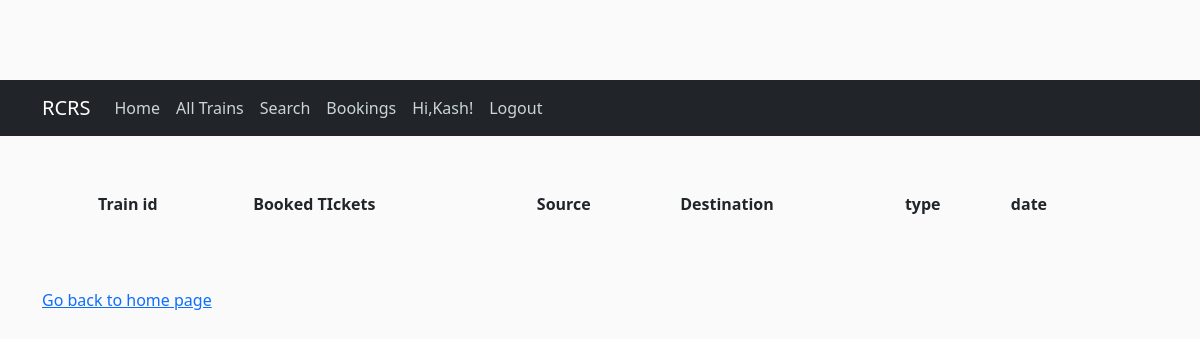
The app's page /all_booked/ (signed in), older data.
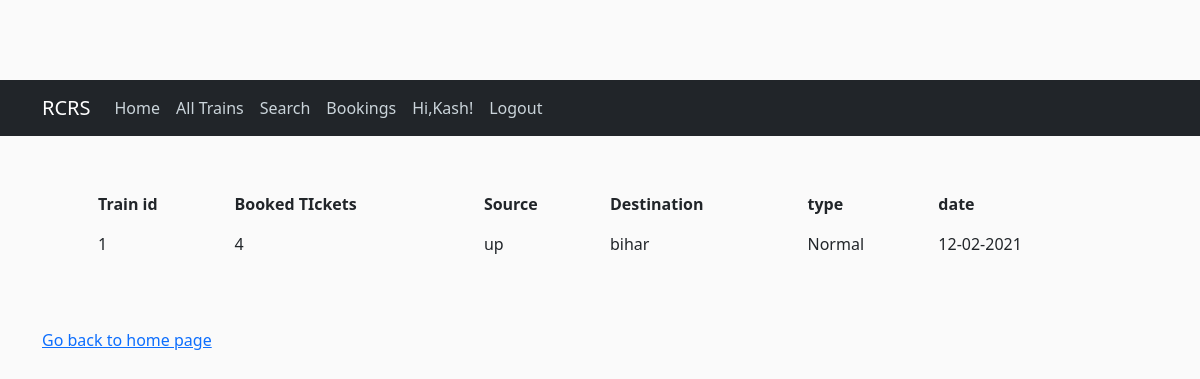
The same page, newer data.
### trains/models.py (models this page shows, shortened)
class Booking(models.Model):
    id = models.AutoField(primary_key=True)
    num_booked = models.IntegerField()
    users = models.ForeignKey(Users,null=True,on_delete = models.SET_NULL)
    trains = models.ForeignKey(Trains,null=True,on_delete=models.SET_NULL)

class Trains(models.Model):
    categories = (
        ('Normal','Normal'),
        ('Express','Express')
    )
    id = models.AutoField(primary_key=True)
    source = models.CharField(max_length = 30,)
    destination = models.CharField(max_length = 30)
    seats_total = models.IntegerField()
    seats_res = models.IntegerField()
    types = models.CharField(choices=categories,max_length=20)
    cost = models.IntegerField()
    date = models.CharField(max_length = 20)

### trains/views.py (the view)
# urls.py: path('all_booked/',Bookings.as_view(),name = 'all_booked'),
class Bookings(ListView):
    context_object_name='Bookings'
    template_name='all_booked.html'
    def get_queryset(self):
        return Booking.objects.filter(users = self.request.user.username)

### templates/all_booked.html
{% extends "layout.html" %} {% block content%}
<div class=" p-5">
    <table class="table table-borderless table-hover">
        <thead>
            <th>Train id</th>
            <th>Booked TIckets</th>
            <th>Source</th>
            <th>Destination</th>
            <th>type</th>
            <th>date</th>
        </thead>
        {% for booking in Bookings %}
        <tr>
            <td>{{booking.trains.id}}</td>
            <td>{{booking.num_booked}}</td>
            <td>{{booking.trains.source}}</td>
            <td>{{booking.trains.destination}}</td>
            <td>{{booking.trains.types}}</td>
            <td> {{booking.trains.date}}</td>
        </tr>
        {% endfor %}
    </table>
</div>
<a href="/">Go back to home page</a> {% endblock content %}

Row changes from the older to the newer data that the page shows:
now on this page (row edited): Booking: trains.id "1", num_booked "4", trains.source "up", trains.destination "bihar", trains.types "Normal", trains "12-02-2021"
